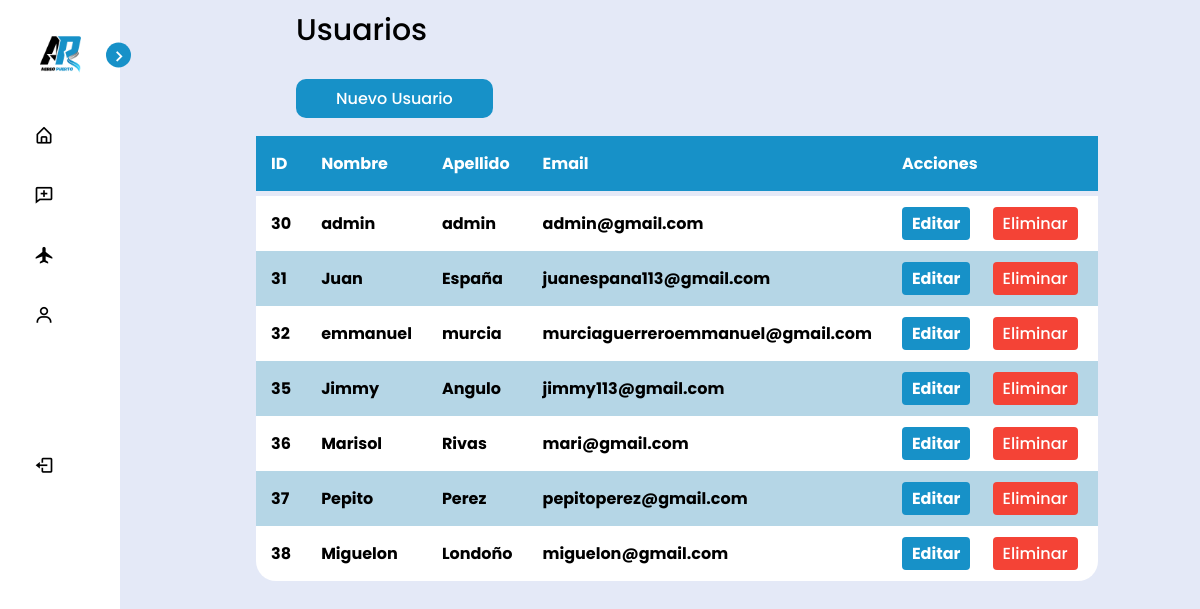
Page /admin/usuarios.php (signed in) on the committed database.
### tables this page shows
CREATE TABLE `usuarios` (
  `id` int(11) NOT NULL,
  `nombre` varchar(255) NOT NULL,
  `apellido` varchar(255) NOT NULL,
  `correo` varchar(200) NOT NULL,
  `contraseña` varchar(255) NOT NULL,
  `id_rol` int(11) NOT NULL DEFAULT 2
);

### admin/usuarios.php (the view, shortened to what this page needs)
<?php
    include('../conexion.php');
    $query = mysqli_query($conexion, "SELECT id, nombre, apellido, correo, id_rol FROM usuarios");
?>
<!DOCTYPE html>
<html lang="en">
<head>
    <link rel="stylesheet" href="../css/estilos.css">
    <link href='https://unpkg.com/boxicons@2.1.4/css/boxicons.min.css' rel='stylesheet'>
</head>
    <body>
        <nav class="sidebar close">
            <header>
                <div class="image-text">
                    <span class="image">
                        <img id="logo-img" src="../imagenes/aereopuerto.png" alt="logo">
                    </span>
                </div>
                <i class='bx bx-chevron-right toggle'></i>
            </header>
            <div class="menu-bar">
                <div class="menu">
                    <ul class="menu-links">
                        <li class="nav-link">
                            <a href="admin.php">
                                <i class='bx bx-home-alt icon'></i>
                            </a>
                        </li>
                        <li class="nav-link">
                            <a href="vuelos.php">
                                <i class='bx bx-comment-add icon' ></i>
                            </a>
                        </li>
                        <li class="nav-link">
                            <a href="aereolineas.php">
                                <i class='bx bxs-plane icon'></i>
                            </a>
                        </li>
                        <li class="nav-link">
                            <a href="usuarios.php">
                                <i class='bx bx-user icon'></i>
                            </a>
                        </li>
                    </ul>
                </div>
                <br>
                <br>
                <div class="bottom-content">
                    <li class="">
                        <a href="admin_cerrar.php" onclick="return confirm('¿Deseas Cerrar Sesión?');">
                            <i class='bx bx-log-out icon'></i>
                        </a>
                    </li>
                </div>
            </div>
        </nav>
        <div class="home">
            <div id="main-container">
                <div class="text">Usuarios</div>
                <br>
                <a href="crear_usuarios.php" class="nuevoUsuario">Nuevo Usuario</a>
                <br>
                <br>
                    <table class="tablaUsuarios">
                        <thead>
                            <tr>
                                <th>ID</th>
                                <th>Nombre</th>
                                <th>Apellido</th>
                                <th>Email</th>
                                <th>Acciones</th>
                                <th></th>
                            </tr>
                        </thead>
                        <tbody>
                            <?Php while($row = mysqli_fetch_array($query)): ?>
                            <tr>
                                <th><?= $row['id']?></th>
                                <th><?= $row['nombre']?></th>
                                <th><?= $row['apellido']?></th>
                                <th><?= $row['correo']?></th>
                                <th><a href="editar_usuarios.php?id=<?= $row['id'] ?>" class="btn-editar">Editar</a></th>
                                <td><a href="eliminar_usuarios.php?id=<?= $row['id'] ?>" class="btn-eliminar" onclick="return confirm('¿Quieres ELIMINAR este registro?');">Eliminar</a></td>
                            </tr>
                            <?php endwhile; ?>
                        </tbody>
                    </table>
            </div>
        </div>
    </body>
</html>

### css/estilos.css (style rules this page uses)
* { font-family: 'Poppins', sans-serif; margin: 0; padding: 0; box-sizing: border-box; }
:root { --body-color:#E4E9F7; --sidebar-color:#FFF; --primary-color:#1791c8; --toggle-color:#DDD; --text-color:black; --tran-02: all 0.2s ease; --tran-03: all 0.3s ease; --tran-04: all 0.4s ease; --tran-05: all 0.5s ease; }
body { height: 100vh; background: var(--body-color); transition: var(--tran-04); }
.sidebar { position: fixed; top: 0; left: 0; height: 100%; width: 265px; padding: 10px 14px; background: var(--sidebar-color); transition: var(--tran-05); z-index: 100; }
.sidebar.close { width: 120px; }
.sidebar .image { min-width: 80px; display: flex; align-items: center; }
.sidebar li { height: 50px; margin-top: 10px; list-style: none; display: flex; align-items: center; }
.sidebar li .icon { display: flex; align-items: center; justify-content: center; min-width: 60px; font-size: 20px; }
.sidebar li .icon, .sidebar li .text { color:var(--text-color); transition: var(--tran-02); }
.sidebar header { position: relative; }
.sidebar .image-text img { width: 90px; border-radius: 6px; }
.sidebar header .image-text { display: flex; align-items: center; }
.sidebar header .toggle { position: absolute; top: 50%; right: -25px; transform: translateY(-50%) rotate(180deg); height: 25px; width: 25px; background: var(--primary-color); display: flex; align-items: center; justify-content: center; border-radius: 50%; color: var(--sidebar-color); font-size: 22px; cursor: pointer; }
.sidebar.close header .toggle { transform: translateY(-50%); }
.sidebar li a { height: 100%; width: 100%; display: flex; align-items: center; text-decoration: none; border-radius: 6px; transition: var(--tran-04); }
.sidebar .menu-bar { height: calc(100% - 50%); display: flex; flex-direction: column; justify-content: space-between; }
.home { position: relative; height: 100vh; left: 250px; width: calc(100% - 250px); background: var(--body-color); transition: var(--tran-05); }
.home .text { font-size: 30px; font-weight: 500; color: var(--text-color); padding: 8px 40px; }
.home .tablaUsuarios, .home .nuevoUsuario, .home p { font-weight: 500; color: var(--text-color); padding: 8px 40px; }
.home .nuevoUsuario { text-decoration: none; background-color: #1791c8; border-radius: 10px; margin-left: 40px; color: white; }
.sidebar.close ~ .home { left: 100px; width: calc(100% - 88px); }
.home #main-container { margin: 0px auto; width: 800px; }
table { background-color: #FFF; text-align: left; border-collapse: collapse; width: 100%; border-radius: 20px; }
th, tr { padding: 15px; }
thead { background-color: var(--primary-color); border-bottom: solid 5px var(--body-color); color: var(--sidebar-color); }
tr:nth-child(even) { background-color: #b5d6e6; }
.btn-editar { color: white; background-color: var(--primary-color); padding: 5px 10px; text-decoration: none; border-radius: 4px; }
.btn-eliminar { color: white; background-color: #f44336; padding: 5px 10px; margin-right: 20px; text-decoration: none; border-radius: 4px; }

### rows in the picture
usuarios: id "30", nombre "admin", apellido "admin", correo "admin@gmail.com"
usuarios: id "31", nombre "Juan", apellido "España", correo "juanespana113@gmail.com"
usuarios: id "32", nombre "emmanuel", apellido "murcia", correo "murciaguerreroemmanuel@gmail.com"
usuarios: id "35", nombre "Jimmy", apellido "Angulo", correo "jimmy113@gmail.com"
usuarios: id "36", nombre "Marisol", apellido "Rivas", correo "mari@gmail.com"
usuarios: id "37", nombre "Pepito", apellido "Perez", correo "pepitoperez@gmail.com"
usuarios: id "38", nombre "Miguelon", apellido "Londoño", correo "miguelon@gmail.com"
